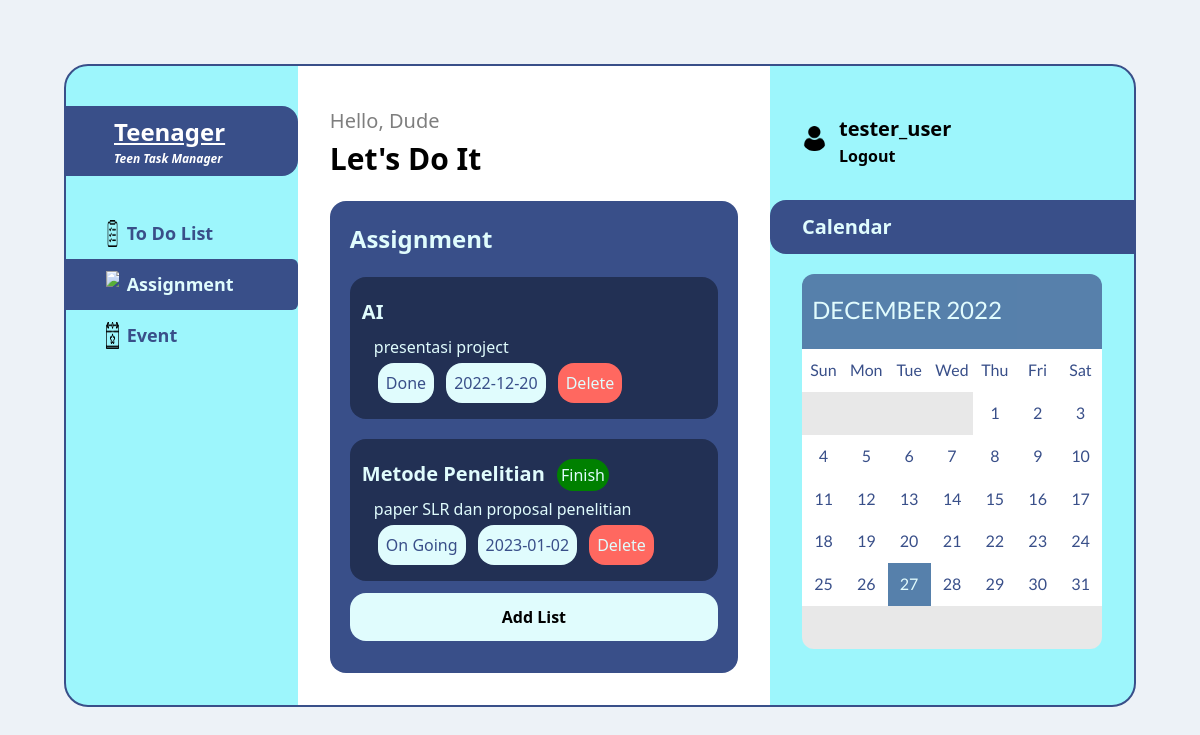
/assignment/assignment.php (signed in), run on the app's committed database.
### tables this page shows
CREATE TABLE `assignment` (
  `id_assignment` int(11) NOT NULL,
  `id_user` int(11) NOT NULL,
  `subject` varchar(255) NOT NULL,
  `description` varchar(255) NOT NULL,
  `deadline` date NOT NULL,
  `status` tinyint(1) NOT NULL
);

### assignment/assignment.php (the view, shortened to what this page needs)
<!DOCTYPE html>
<html lang="en">
<head>
    <link rel="stylesheet" href="../index.css" />
    <link rel="stylesheet" href="https://cdn.tailwindcss.com" />
    <link href="https://unpkg.com/tailwindcss@^1.0/dist/tailwind.min.css" rel="stylesheet" />
    <link rel="stylesheet" href="https://netdna.bootstrapcdn.com/font-awesome/3.2.1/css/font-awesome.css" />
</head>
<body class="bg-gray-200">
    <div id="main" class="flex m-16 rounded-3xl">
        <div id="leftSection" class="inline-block my-10 w-3/12">
            <div class="title rounded-r-2xl p-2">
                <h2 class="text-2xl px-10 font-semibold underline text-white">Teenager</h2>
                <h4 class="text-xs px-10 font-semibold italic text-white">Teen Task Manager</h4>
            </div>
            <div class="category flex mt-8 p-3 px-10 rounded-r-md font-semibold cursor-pointer" onclick="window.location.href='../toDo/todo.php'">
                <img src="../assets/to-do-list.png" class="w-1/12 inline-block" />
                <h3 class="inline-block text-lg ml-2 cursor-pointer">To Do List</h3>
            </div>
            <div class="title flex p-3 px-10 rounded-r-md font-semibold cursor-pointer" onclick="window.location.href='assignment.php'">
                <img src="../assets/assignment.png" class="w-1/12 inline-block" />
                <h3 class="list inline-block text-lg ml-2 cursor-pointer">Assignment</h3>
            </div>
            <div class="category flex p-3 px-10 rounded-r-md font-semibold cursor-pointer" onclick="window.location.href='../event/event.php'">
                <img src="../assets/event.png" class="w-1/12 inline-block" />
                <h3 class="inline-block text-lg ml-2 cursor-pointer">Event</h3>
            </div>
        </div>
        <div id="centerSection" class="inline-block p-8">
            <h1 class="text-xl mt-2 opacity-50">Hello, Dude</h1>
            <h3 class="text-3xl font-bold">Let's Do It</h3>
            <div class="todo p-5 rounded-2xl mt-5">
                <h3 class="text-2xl font-bold">Assignment</h3>
                <?php
                $id_user = $_SESSION['id_user'];
                include('../koneksi.php');
                $query = mysqli_query($conn, "SELECT * FROM assignment WHERE id_user = '$id_user' ORDER BY id_assignment DESC") or die(mysqli_error($conn));
                while ($data = mysqli_fetch_assoc($query)) {
                ?>
                    <div class="task mt-5 p-3 rounded-2xl bg-black">
                        <div>
                            <p class="subject inline-block font-semibold text-xl my-2">
                                <?php echo $data['subject']; ?>
                            </p>
                            <?php
                            if ($data['status'] == 0) {
                            ?>
                                <a href="edit_assignment.php?id=<?php echo $data['id_assignment']; ?>"><button name="submit" value="true" class="updateStatus ml-2 p-1 rounded-2xl text-center inline-block">Finish</button></a>
                            <?php
                            }
                            ?>
                            <div class=" flex">
                                <p class="inline-block ml-3">
                                    <?php echo $data['description']; ?>
                                </p>
                            </div>
                        </div>
                        <?php
                        if ($data['status'] == 1) {
                            $status = "Done";
                        } else if ($data['status'] == 0) {
                            $status = "On Going";
                        }
                        ?>
                        <div class="flex my-1">
                            <p name="status" class="status ml-4 p-2 rounded-2xl text-center inline-block"><?php echo "$status"; ?></p>
                            <p class="status ml-3 p-2 rounded-2xl text-center inline-block"><?php echo $data['deadline']; ?></p>
                            <a href="hapusAssignment.php?id=<?php echo $data['id_assignment']; ?>" class="delete ml-3 p-2 rounded-2xl text-center inline-block cursor-pointer hover:font-semibold">Delete</a>
                        </div>
                    </div>
                <?php
                }
                ?>
                <button class="addList my-3 p-3 rounded-2xl font-semibold hover:font-bold" onclick="window.location.href='../assignment/input-assignment.php'">Add List</button>
            </div>
        </div>
        <div id="rightSection" class="inline-block my-10">
            <div class="user flex py-2 mx-8">
                <img src="../assets/user.png" class="inline-block my-3 rounded-xl" />
                <div class="inline-block">
                    <h3 class="ml-3 text-xl font-semibold"><?php echo $_SESSION['username']; ?></h3>
                    <a class="ml-3 font-semibold" href="../logout.php">Logout</a>
                </div>
            </div>
            <div class="calendar mt-6">
                <h3 class="my-5 py-3 px-8 font-semibold text-xl rounded-l-2xl">Calendar</h3>
                <div id="calendar" class="mx-8">
                    <div id="calendar_header">
                        <h1></h1>
                    </div>
                    <div id="calendar_weekdays"></div>
                    <div id="calendar_content"></div>
                </div>
            </div>
        </div>
    </div>
</body>
</html>

### index.css (style rules this page uses)
#main { background-color: #9df6fc; border: 2px #394f89 solid; }
#leftSection .title { background-color: #394f89; }
#leftSection .title .list { color: #e0fcfd; }
#leftSection .category { color: #394f89; }
#centerSection { width: 50%; background-color: #ffffff; }
#centerSection .addList { color: #000000; background-color: #e0fcfd; width: 100%; }
#centerSection .todo { color: #e0fcfd; background-color: #394f89; }
#centerSection .todo .status { color: #394f89; background-color: #e0fcfd; }
#centerSection .todo .delete { color: #e0fcfd; background-color: #ff6860; }
#centerSection .todo .updateStatus { color: #e0fcfd; background-color: green; }
#centerSection .todo .task { background-color: #223054; }
.task p { text-align: justify; }
#rightSection img { width: 25px; height: 25px; }
.calendar h3 { background-color: #394f89; color: #e0fcfd; }
#calendar { width: 200px; font-family: "Lato", sans-serif; }
#calendar_content, #calendar_weekdays, #calendar_header { position: relative; width: 300px; overflow: hidden; float: left; z-index: 10; cursor: pointer; }
#calendar_content { -webkit-border-radius: 0px 0px 12px 12px; -moz-border-radius: 0px 0px 12px 12px; border-radius: 0px 0px 12px 12px; }
#calendar_header, #calendar_content div.today { zoom: 1; filter: alpha(opacity=70); opacity: 0.7; }
#calendar_header { width: 100%; height: 37px; text-align: center; background-color: #ff6860; padding: 18px 0; -webkit-border-radius: 12px 12px 0px 0px; -moz-border-radius: 12px 12px 0px 0px; border-radius: 12px 12px 0px 0px; }
#calendar_header h1 { font-size: 1.5em; color: #ffffff; float: left; width: 70%; }

### data on the page
assignment: subject "AI", description "presentasi project", status "Done", deadline "2022-12-20"
assignment: subject "Metode Penelitian", description "paper SLR dan proposal penelitian", status "On Going", deadline "2023-01-02"

### other printed values
$_SESSION['username'] "tester_user"
